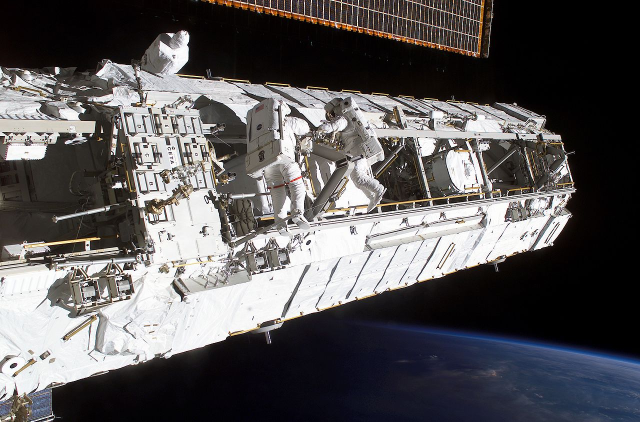
#> input picture real_scene.jpg, 1280 x 844 px (shown at 1/2 size)
$ python task.py
#> lines starting #> are read from the running program, lines starting #| are printed output that depends on the picture; after the words box and inside, x2 and y2 are one past the last pixel; in counts of white or black regions, pixels touching at a corner belong together
# src/task2_segmentation.py
import cv2
import numpy as np
import csv
from pathlib import Path

INPUT = 'real_scene.jpg'
OUT_DIR = Path('results/task2_segmentation')
OUT_DIR.mkdir(parents=True, exist_ok=True)
RESIZE_MAX = 1200
GAUSS_KSIZE = (5,5)
ADAPTIVE_BLOCK = 51
ADAPTIVE_C = 5
MIN_AREA = 100
VIS_TOP_N = 20

img = cv2.imread(INPUT)
#> img is the input picture: shape (844, 1280, 3); mean B, G, R 90.1, 89.2, 91.5
if img is None:
    raise FileNotFoundError(f'Input image not found: {INPUT}')

h, w = img.shape[:2]
#> h = 844; w = 1280
if max(h, w) > RESIZE_MAX:
    scale = RESIZE_MAX / max(h, w)
#> scale = 0.938
    img = cv2.resize(img, (int(w*scale), int(h*scale)), interpolation=cv2.INTER_AREA)
#> img: shape (791, 1200, 3)

gray = cv2.cvtColor(img, cv2.COLOR_BGR2GRAY)
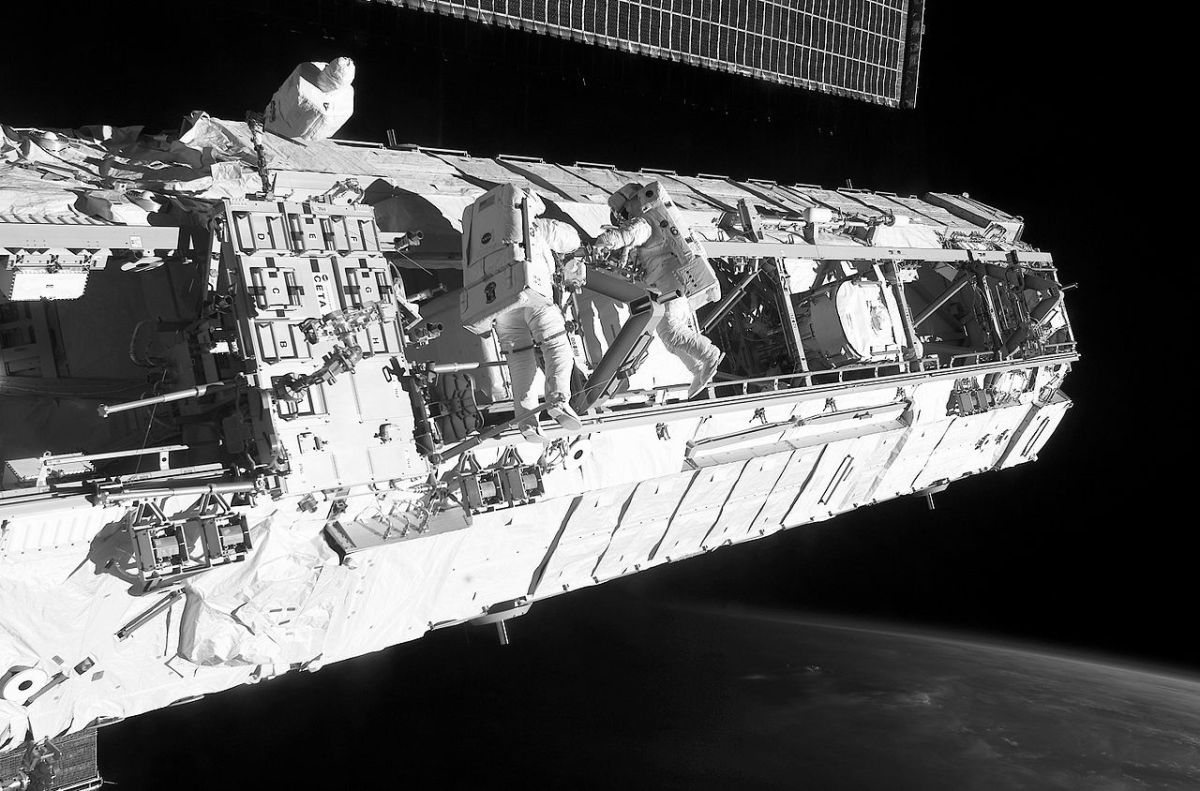
#> gray: shape (791, 1200); min 0, max 255, mean 90
blur = cv2.GaussianBlur(gray, GAUSS_KSIZE, 0)

_, th_global = cv2.threshold(blur, 127, 255, cv2.THRESH_BINARY)
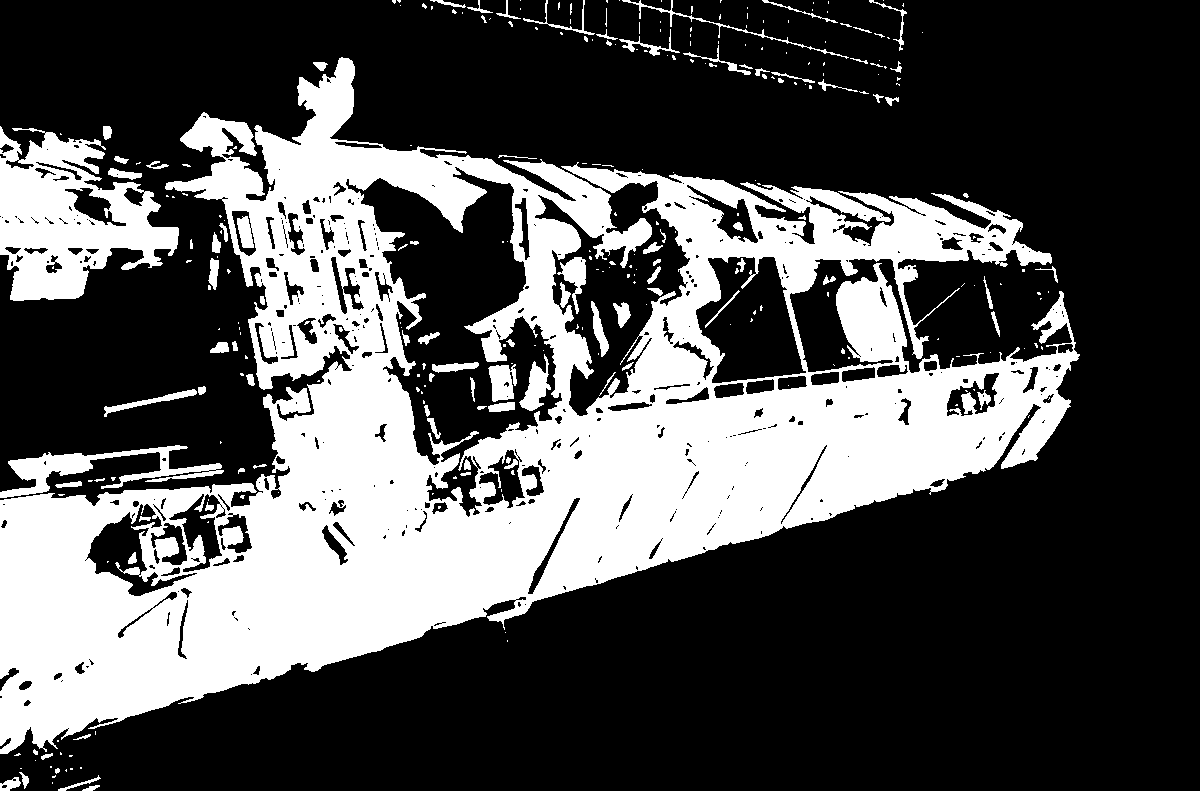
#> th_global: shape (791, 1200); 32% white; 294 white regions (194 under 20 px), largest, box (x1, y1, x2, y2) and area: (0, 57, 1080, 754) 271319, (0, 126, 179, 301) 16886, (0, 445, 224, 498) 3507
th_adapt = cv2.adaptiveThreshold(blur, 255, cv2.ADAPTIVE_THRESH_GAUSSIAN_C,
                                 cv2.THRESH_BINARY, ADAPTIVE_BLOCK, ADAPTIVE_C)
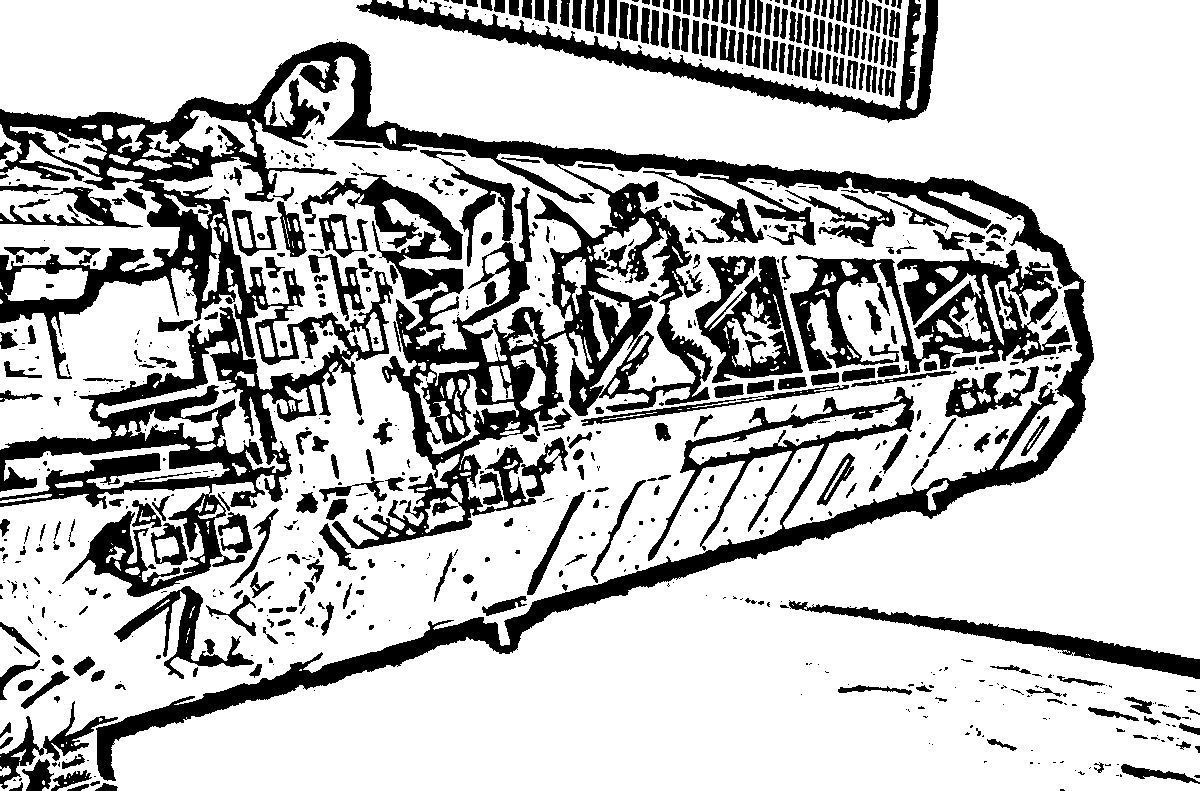
#> th_adapt: shape (791, 1200); 74.6% white; 795 black regions (441 under 20 px), largest, box (x1, y1, x2, y2) and area: (0, 41, 1094, 781) 140428, (790, 249, 1070, 373) 14733, (356, 0, 938, 123) 10595
_, th_otsu = cv2.threshold(blur, 0, 255, cv2.THRESH_BINARY + cv2.THRESH_OTSU)
#> th_otsu: shape (791, 1200); 33.1% white; 280 white regions (207 under 20 px), largest, box (x1, y1, x2, y2) and area: (0, 57, 1080, 757) 282182, (0, 126, 179, 301) 17383, (0, 445, 224, 498) 3658

cv2.imwrite(str(OUT_DIR / 'mask_global.png'), th_global)
cv2.imwrite(str(OUT_DIR / 'mask_adaptive.png'), th_adapt)
cv2.imwrite(str(OUT_DIR / 'mask_otsu.png'), th_otsu)

mask = th_otsu.copy()
kernel = cv2.getStructuringElement(cv2.MORPH_RECT, (3,3))
mask = cv2.morphologyEx(mask, cv2.MORPH_OPEN, kernel, iterations=1)
#> mask: shape (791, 1200); 32.4% white; 186 white regions (93 under 20 px), largest, box (x1, y1, x2, y2) and area: (0, 58, 1079, 756) 269928, (0, 127, 179, 301) 17126, (836, 263, 910, 372) 4699
mask = cv2.morphologyEx(mask, cv2.MORPH_CLOSE, kernel, iterations=1)
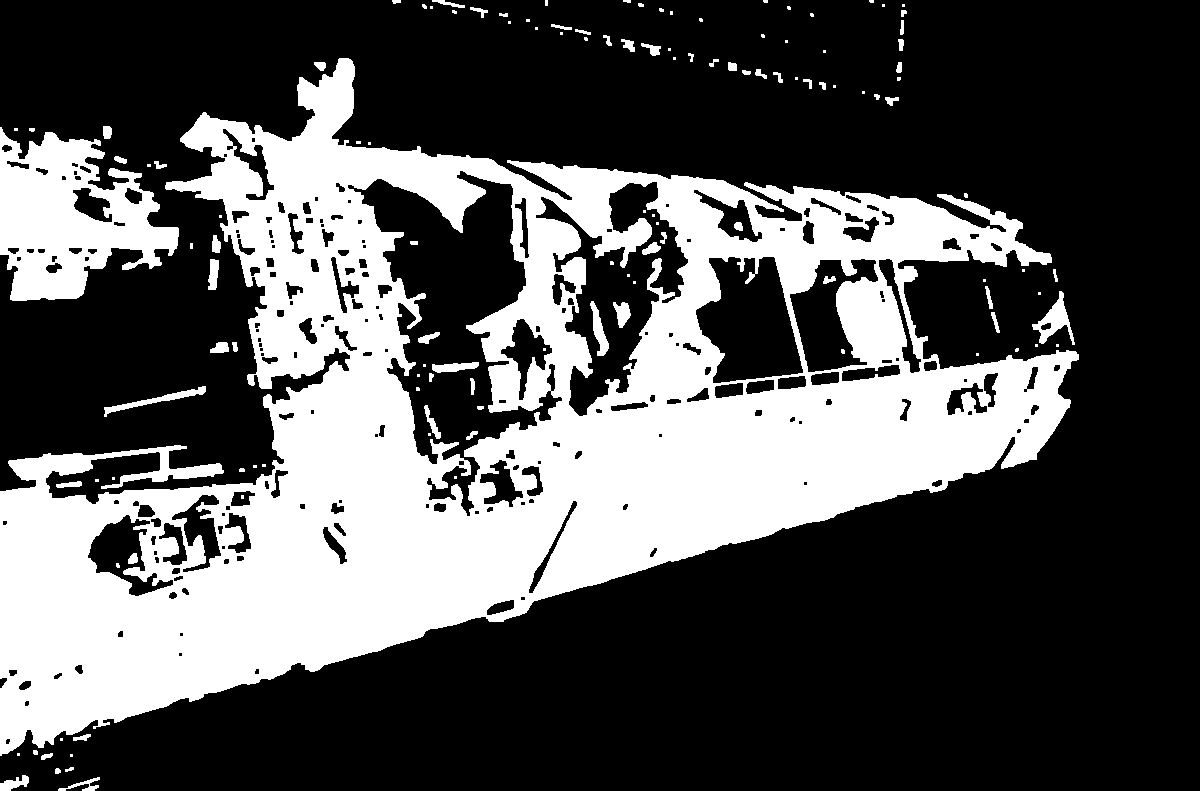
#> mask: shape (791, 1200); 32.9% white; 128 white regions (63 under 20 px)
cv2.imwrite(str(OUT_DIR / 'mask_cleaned.png'), mask)

contours, _ = cv2.findContours(mask, cv2.RETR_EXTERNAL, cv2.CHAIN_APPROX_SIMPLE)
#> contours = 98 contours, 58 with area under 20; largest, box (x1, y1, x2, y2) and area: (0, 58, 1079, 756) 363456, (0, 127, 179, 301) 18944, (1032, 291, 1075, 345) 788, (104, 386, 206, 417) 499, (208, 259, 219, 290) 222

vis = img.copy()
measurements = []

for i, cnt in enumerate(contours):
    area = cv2.contourArea(cnt)
    if area < MIN_AREA:
        continue
    perimeter = cv2.arcLength(cnt, True)
    x, y, w_box, h_box = cv2.boundingRect(cnt)
    aspect_ratio = float(w_box) / h_box if h_box != 0 else 0.0
    M = cv2.moments(cnt)
    if M['m00'] != 0:
        cx = int(M['m10'] / M['m00'])
        cy = int(M['m01'] / M['m00'])
    else:
        cx, cy = x + w_box//2, y + h_box//2

    eccentricity = ''
    if len(cnt) >= 5:
        ellipse = cv2.fitEllipse(cnt)
        axes = ellipse[1]
        major_axis = max(axes)
        minor_axis = min(axes)
        if major_axis != 0:
            eccentricity = float(np.sqrt(1 - (minor_axis/major_axis)**2))
        else:
            eccentricity = 0.0

    measurements.append({
        'id': i,
        'area': float(area),
        'perimeter': float(perimeter),
        'x': int(x),
        'y': int(y),
        'w': int(w_box),
        'h': int(h_box),
        'aspect_ratio': float(aspect_ratio),
        'cx': int(cx),
        'cy': int(cy),
        'eccentricity': eccentricity
    })
#> this loop made 98 passes
#> (area, perimeter, x, y, w_box, h_box, aspect_ratio, cx) on passes 1, 2, 17, 23, 26, 31, 33, 43, 60: (130.5, 139, 58, 777, 42, 14, 3, 83), (216, 90.63, 0, 775, 29, 16, 1.81, 13), (499, 239.9, 104, 386, 102, 31, 3.29, 156), (133.5, 51.9, 210, 342, 19, 11, 1.73, 220), (788, 196.5, 1032, 291, 43, 54, 0.796, 1053), (221.5, 78.73, 208, 259, 11, 31, 0.355, 213), (103, 46.49, 212, 235, 9, 18, 0.5, 215), (18944, 1083.5, 0, 127, 179, 174, 1.03, 68), (363456.5, 6259.7, 0, 58, 1079, 698, 1.55, 498)
#> (area, perimeter, x, y, w_box, h_box, aspect_ratio, cx) on pass 65: (100.5, 57.56, 641, 43, 20, 13, 1.54, 652)
#> after the loop, measurements = 10 items

measurements.sort(key=lambda m: m['area'], reverse=True)

csv_path = OUT_DIR / 'contours_measurements.csv'
with open(csv_path, 'w', newline='', encoding='utf-8') as f:
    if measurements:
        writer = csv.DictWriter(f, fieldnames=list(measurements[0].keys()))
        writer.writeheader()
        for m in measurements:
            writer.writerow(m)
#> this loop made 10 passes

for rank, m in enumerate(measurements):
    if rank >= VIS_TOP_N:
        break
    cnt = contours[m['id']]
    color = (0, 255 - min(200, int(rank*10)), min(200, int(rank*10)))
    cv2.drawContours(vis, [cnt], -1, color, 2)
    label = f"#{rank+1} A={int(m['area'])}"
    cv2.rectangle(vis, (m['x'], m['y']), (m['x']+m['w'], m['y']+m['h']), color, 1)
    cv2.putText(vis, label, (m['x'], m['y']-6), cv2.FONT_HERSHEY_SIMPLEX, 0.5, color, 1)
#> this loop made 10 passes
#> (color, label) on passes 1 to 10: ((0, 255, 0), '#1 A=363456'), ((0, 245, 10), '#2 A=18944'), ((0, 235, 20), '#3 A=788'), ((0, 225, 30), '#4 A=499'), ((0, 215, 40), '#5 A=221'), ((0, 205, 50), '#6 A=216'), ((0, 195, 60), '#7 A=133'), ((0, 185, 70), '#8 A=130'), ((0, 175, 80), '#9 A=103'), ((0, 165, 90), '#10 A=100')
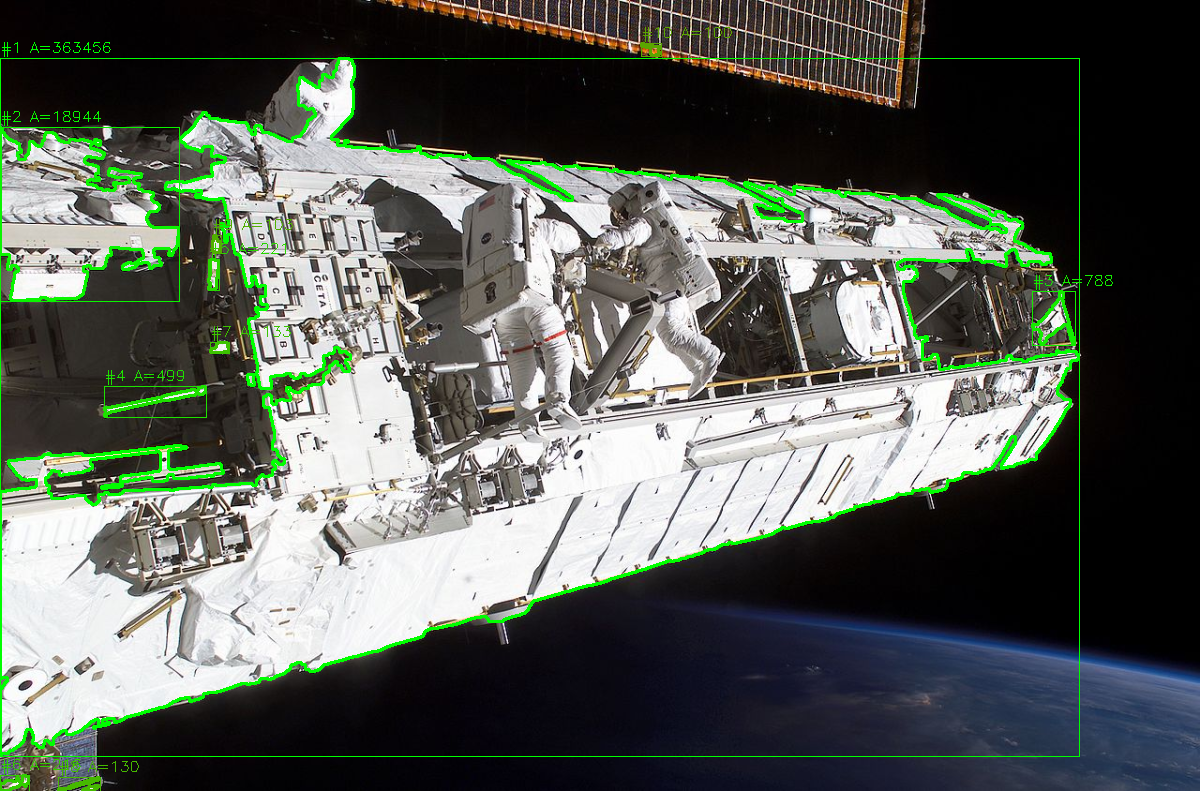
#> vis: shape (791, 1200, 3); mean B, G, R 86.2, 93.3, 87.5

cv2.imwrite(str(OUT_DIR / 'contours_labeled.png'), vis)

print(f"Found {len(measurements)} objects (area >= {MIN_AREA}).")
#| Found 10 objects (area >= 100).
print(f"Results saved to {OUT_DIR}")
